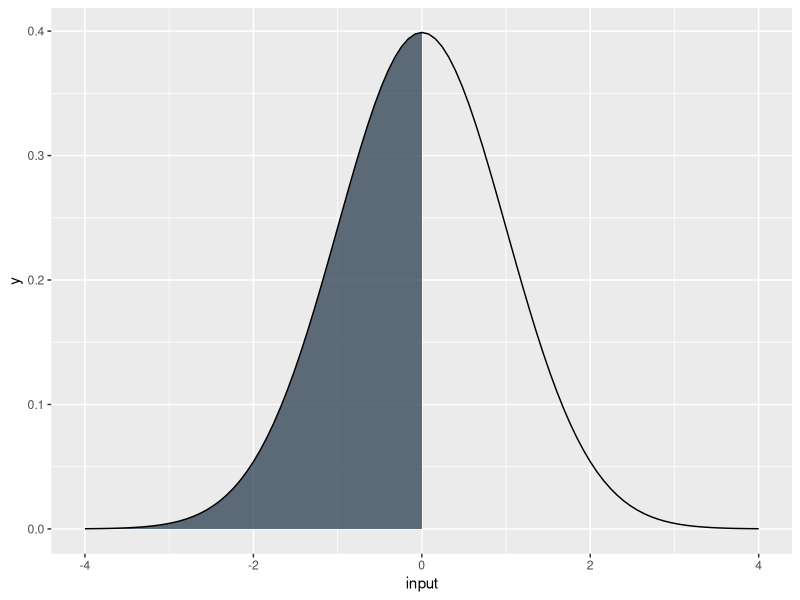
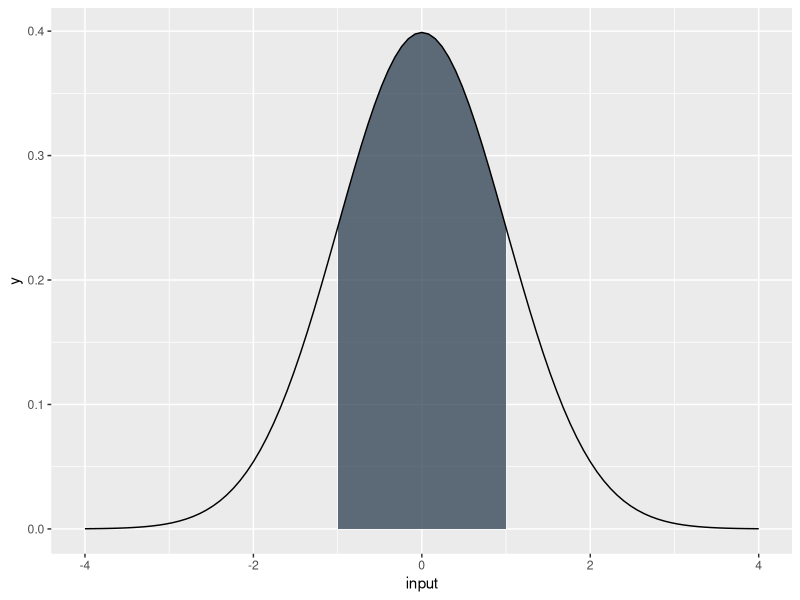
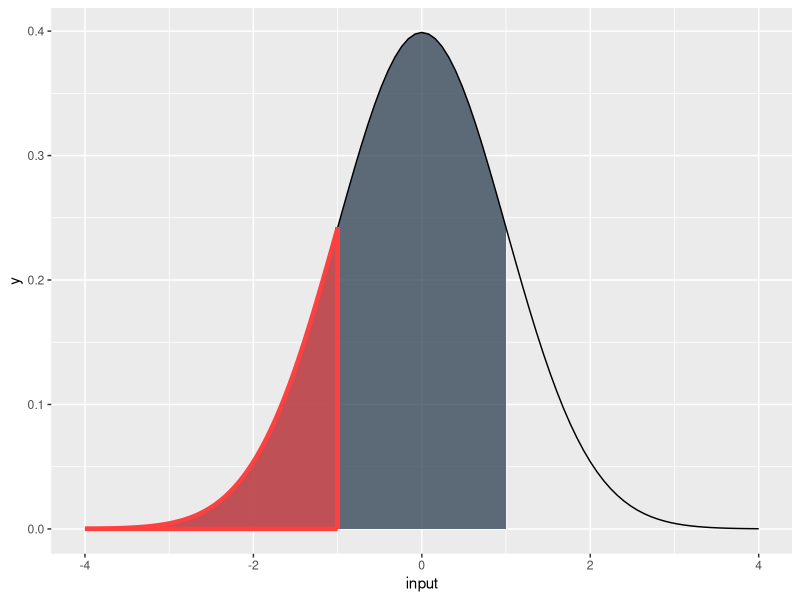
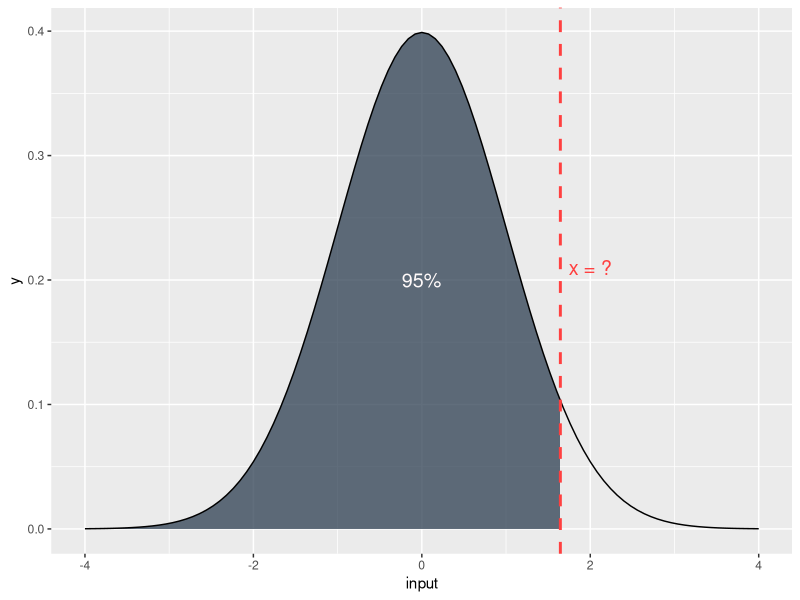
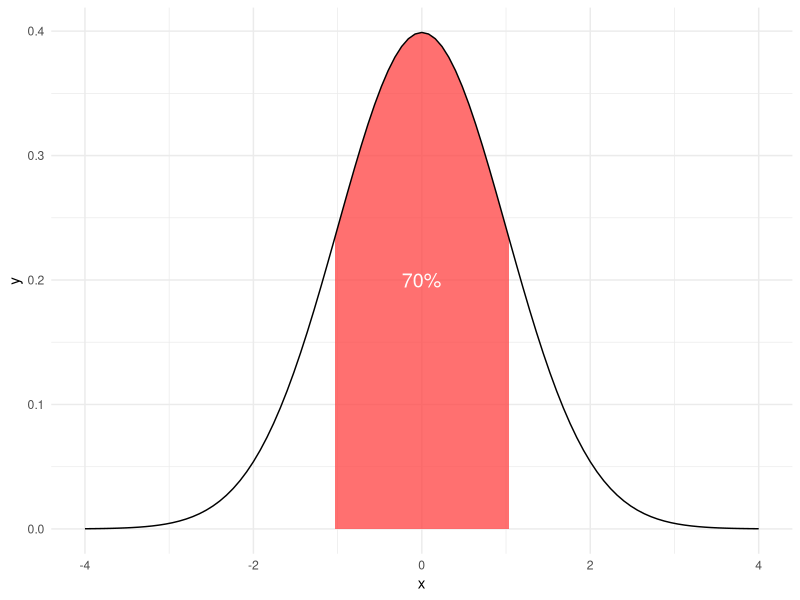

Source code (R) for these figures, in order:
## ---- chunk 1
library(tidyverse)
knitr::opts_chunk$set(
  fig.align = 'center'
)

us_counties_population <- read_csv("data/us_county_pop.csv")

themeblue <- "#2c3e50"
## ---- chunk 2

# This code generates 200 equally-spaced values between -4 and 4, which we'll
# use as the 'input values'

input <- seq(from = -4,
         to = 4,
         length = 200)

## ---- chunk 3
output <- dnorm(x = input,
           mean = 0,
           sd = 1)
## ---- chunk 4
library(cowplot)
library(gridGraphics)
library(grid)

# Maggie, this is just a roundabout way to get both a ggplot and base R plot beside each other; I don't expect anyone to use this kind of syntax :)

q <- qplot(
  x = input,
  y = output,
  geom = "line",
  color = I("red")
)

b <- ~{plot(input, output, type = "l", col = "red")} %>% 
  ggdraw()

## ---- chunk 5
input %>%
  data.frame() %>%
  ggplot(aes(x = input)) +
  stat_function(
    fun = dnorm,
    xlim = c(-4, 0),
    geom = "area",
    fill = themeblue,
    alpha = 0.75
  ) +
  stat_function(fun = dnorm)

## ---- chunk 6
pnorm(q = 0,
      mean = 0,
      sd = 1)
## ---- chunk 7
input %>% 
  data.frame() %>% 
  ggplot(aes(x = input)) +
  stat_function(
    fun = dnorm,
    xlim = c(-1, 1),
    geom = "area",
    fill = themeblue,
    alpha = 0.75
  ) +
  stat_function(fun = dnorm)
  

## ---- chunk 8
input %>% 
  data.frame() %>% 
  ggplot(aes(x = input)) +
  stat_function(
    fun = dnorm,
    xlim = c(-4, 1),
    geom = "area",
    fill = themeblue,
    alpha = 0.75
  ) +
  stat_function(fun = dnorm)  +
  stat_function(
    fun = dnorm,
    xlim = c(-4, -1),
    geom = "area",
    fill = "brown1",
    color = "brown1",
    size = 1.5,
    alpha = 0.6
  ) +
  geom_segment(
    x = -1,
    xend = -1,
    y = 0,
    yend = dnorm(-1),
    color = "brown1",
    size = 1.5,
    alpha = 0.6
  )

## ---- chunk 9

p_1 <- pnorm(1, mean = 0, sd = 1)

p_2 <- pnorm(-1, mean = 0, sd = 1)


p_1 - p_2

## ---- chunk 10

input %>% 
  data.frame() %>% 
ggplot(aes(x = input)) +
  stat_function(
    fun = dnorm,
    xlim = c(-4, qnorm(0.95)),
    geom = "area",
    fill = themeblue,
    alpha = 0.75
  ) +
  stat_function(fun = dnorm) + 
  annotate(
    geom = "text",
    x = 0,
    y = 0.2,
    label = "95%",
    color = "snow",
    size = 5
  ) + 
  geom_vline(
    xintercept = qnorm(0.95),
    color = "brown1",
    size = 1,
    linetype = "dashed"
  ) +
  annotate(
    geom = "text",
    x = 2,
    y = 0.21,
    label = "x = ?",
    color = "brown1",
    size = 5
  )


## ---- chunk 11
qnorm(p = 0.95,
      mean = 0,
      sd = 1)
## ---- chunk 12
x <- c(44617, 7066, 17594, 2726, 1178, 18898, 5033, 37151, 4514, 4000)
## ---- chunk 13
sdev <- 15000
## ---- chunk 14
z.alpha.2 <- qnorm(p = 0.85,
                  mean= 0,
                  sd = 1)
plot_vals <- seq(from = -4, to =  4, length  = 200)


ggplot(data.frame(plot_vals), aes(plot_vals)) +
  stat_function(
    fun = dnorm,
    xlim = c(-1 * z.alpha.2, z.alpha.2),
    geom = "area",
    fill = "brown1",
    alpha = 0.75
  ) +
  stat_function(fun = dnorm) + 
  annotate(
    x = 0,
    y = 0.2,
    geom = "text",
    size = 5,
    label = "70%",
    color = "snow"
  ) +
  labs(
    x = "x"
  ) + 
  theme_minimal()
## ---- chunk 15
z.alpha.2 <- qnorm(p = 0.85,
                  mean= 0,
                  sd = 1)
## ---- chunk 16
xbar <- mean(x)
xbar
## ---- chunk 17

lbound <- xbar - (z.alpha.2 * (sdev / sqrt(10)))
ubound <- xbar + (z.alpha.2 * (sdev / sqrt(10)))

lbound
ubound

## ---- chunk 18
confidence <- function(x, sdev = 15000, ci) {
  # Notice that we've set the sdev argument to 15000, which means we've given
  # the function a default argument. We don't need to specify sdev whenever we
  # call the function, but if we do, it'll overwrite our default argument.
  
  # The length function gives us the number of elements, or n in our equation for CIs
  n <- length(x)
  xbar <- mean(x)
  alpha <- (1 - ci) / 2
  z.alpha.2 <- qnorm(p = 1 - alpha,
                     mean = 0,
                     sd = 1)
  lbound <-
    xbar - (z.alpha.2 * (sdev / sqrt(n)))
  ubound <-
    xbar + (z.alpha.2 * (sdev / sqrt(n)))
  
  
  # Let's round to 2 decimals, so we have dollars and cents
  lbound <- round(lbound, digits = 2)
  ubound <- round(ubound, digits = 2)
  
  return(c(lbound, ubound))
}
## ---- chunk 19
confidence(x = x,
           sdev = 15000,
           ci = 0.7)
